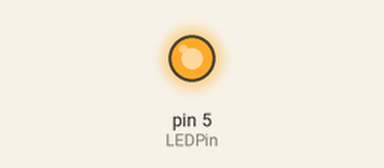
Recording of a sketch running on a simulated Arduino Uno, built with avr-gcc and run on an emulated ATmega328P. Shown: output pins drawn as LEDs (lit = HIGH).

Above: at 0.5 s.
At 24.0 s:
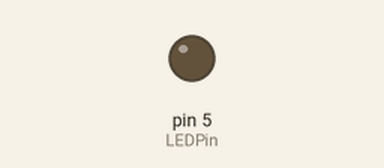
Timing chart, 0 to 32.5 s (numbered marks = the images above):
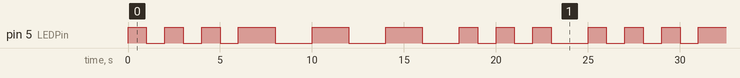

Measured:
- by itself, pin 5 (LEDPin): repeats every 25.0 s: 2 × (LOW 1.0 s, HIGH 1.0 s), LOW 1.0 s, 3 × (HIGH 2.0 s, LOW 2.0 s), 2 × (HIGH 1.0 s, LOW 1.0 s), HIGH 1.0 s, LOW 2.0 s, HIGH 1.0 s
- by itself, everything shown: repeats every 25.0 s, in 18 steps

The sketch:

Day_04_arduino_variables.ino
```cpp
int LEDPin=5;
int delay1=1000;
int delay2=2000;
void setup() {
  // put your setup code here, to run once:
pinMode(LEDPin,OUTPUT);

}

void loop() {
  // put your main code here, to run repeatedly:
digitalWrite(LEDPin,HIGH);
delay(delay1);
digitalWrite(LEDPin,LOW);
delay(delay1);

digitalWrite(LEDPin,HIGH);
delay(delay1);
digitalWrite(LEDPin,LOW);
delay(delay1);

digitalWrite(LEDPin,HIGH);
delay(delay1);
digitalWrite(LEDPin,LOW);
delay(delay1);

digitalWrite(LEDPin,HIGH);
delay(delay2);
digitalWrite(LEDPin,LOW);
delay(delay2);

digitalWrite(LEDPin,HIGH);
delay(delay2);
digitalWrite(LEDPin,LOW);
delay(delay2);

digitalWrite(LEDPin,HIGH);
delay(delay2);
digitalWrite(LEDPin,LOW);
delay(delay2);

digitalWrite(LEDPin,HIGH);
delay(delay1);
digitalWrite(LEDPin,LOW);
delay(delay1);

digitalWrite(LEDPin,HIGH);
delay(delay1);
digitalWrite(LEDPin,LOW);
delay(delay1);

digitalWrite(LEDPin,HIGH);
delay(delay1);
digitalWrite(LEDPin,LOW);
delay(delay1);

delay(1000);
}
```
